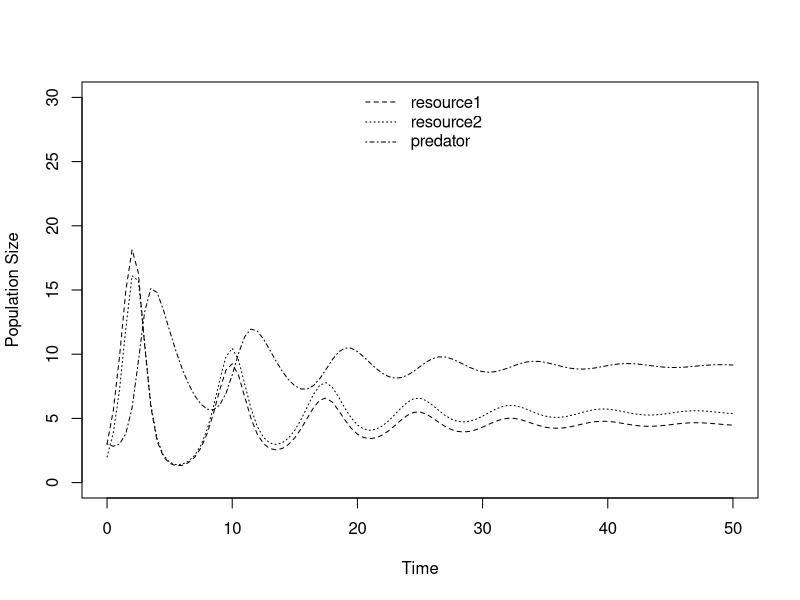
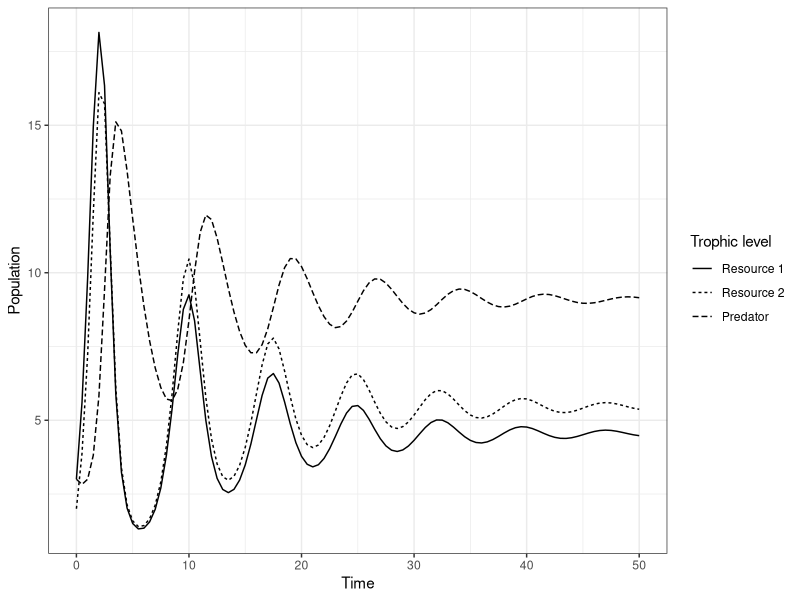

These charts were generated, in order, by the following R code:
library(deSolve)
library(ggplot2)
#From Abrams 1993. Effect of Increased Productivity on the Abundances of Trophic Levels.
#The American Naturalist, Vol. 141, No. 3. (Mar., 1993), pp. 351-371
#URL: http://links.jstor.org/sici?sici=0003-0147%28199303%29141%3A3%3C351%3AEOIPOT%3E2.0.CO%3B2-%23
#Model based on figure 2.3.

####FUNCTION####
predprey.log.prey <- function(t, y, params) {
  R1 <- y[1]
  R2 <- y[2]
  P <- y[3]
  with(as.list(params), {
    dR1.dt <- r * R1 * (1 - R1 / k) - a1 * R1 * P
    dR2.dt <- r * R2 * (1 - R2 / L)  - a2 * R2 * P
    dP.dt <- e1 * a1 * R1 * P + e2 * a2 * R2 * P - d * P
    return(list(c(dR1.dt, dR2.dt, dP.dt)))
  })
}
r <- 2 #Intrinsic growth rate of resource (logistic)
e1 <- 0.2 #Efficacy of take-up from resource 1 to predator
e2 <- 0.2 #Efficacy of take-up from resource 2 to predator
a1 <- 0.2 #Attack rate of predator on resource 1
a2 <- 0.2 #Attack rate of predator on resource 2
d <- 0.4 #Death rate of predator
k <- 50 #Carrying capacity of resource 1
L <- 60 #Carrying capacity of resource 2

R10 <- 3 #Initial resource 1 population
R20 <- 2 #Initial resource 2 population
P0 <- 3 #Initial predator population
params.log.prey1 <- c(r = r, e1 = e1, e2 = e2, a1 = a1, a2 = a2, d = d, k = k, L = L)
MaxTime <- 50
Time <- seq(0, MaxTime, by = 0.5)
log.prey.out <- ode(c(R10, R20, P0), Time, predprey.log.prey, params.log.prey1)

####PLOTTNG####
matplot(Time, (log.prey.out[, 2:4]), type = "l", lty = 2:4, col=1, ylab = "Population Size", xlab="Time", ylim = c(0,30))
legend("top", c(expression("resource1"), expression("resource2"), expression("predator")), lty = 2:4, bty = "n")

####PLOT WITH GGOPLOT####
library(ggplot2)
library(tidyr)
#Reshape to long format
log.prey.out <- as.data.frame(log.prey.out)
log.prey.out$time <- as.numeric(log.prey.out$time)
log.prey.out <- gather(log.prey.out, key = "Trophic level", value = "Population_size", -time)
#Plot
ggplot(data = log.prey.out, aes(x = time, y = Population_size, linetype = `Trophic level`)) +
  geom_line() +
  theme_bw() + 
  labs(x = "Time", y = "Population") +
  scale_linetype_discrete(labels=c('Resource 1', 'Resource 2', 'Predator'))
